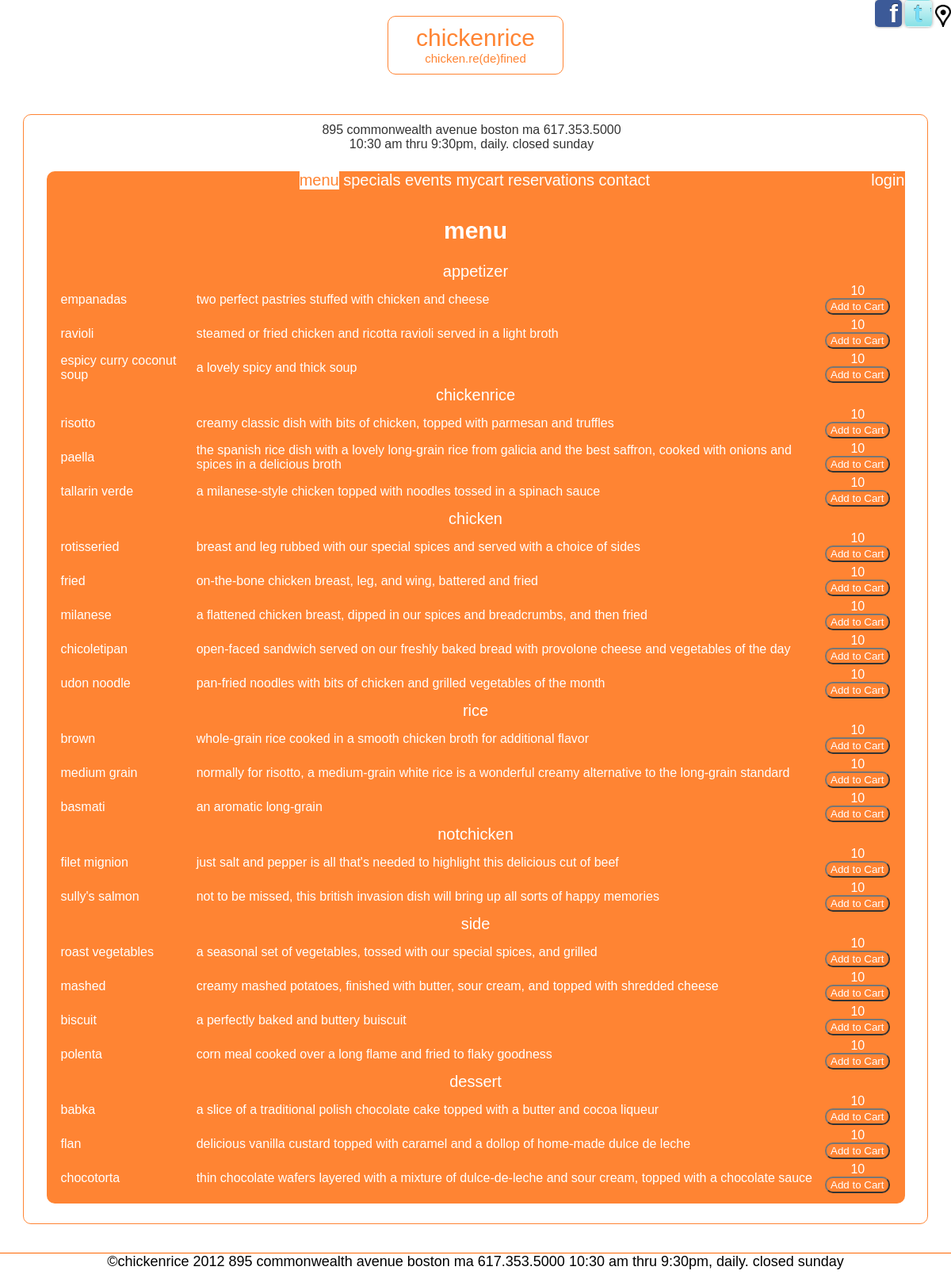
Page /menu/index.php on the committed database.
### tables this page shows
CREATE TABLE IF NOT EXISTS `menu` (
  `id` int(10) NOT NULL AUTO_INCREMENT,
  `menuType` int(10) NOT NULL,
  `foodItem` int(10) NOT NULL,
  `price` int(5) NOT NULL,
  `cost` int(5) NOT NULL,
  `specialDay` varchar(1) NULL,
  PRIMARY KEY (`id`),
  KEY `menuType` (`menuType`),
  KEY `foodItem` (`foodItem`)
);

CREATE TABLE IF NOT EXISTS `menutype` (
  `id` int(10) NOT NULL AUTO_INCREMENT,
  `name` varchar(25) NOT NULL,
  PRIMARY KEY (`id`)
);

CREATE TABLE IF NOT EXISTS `food` (
  `id` int(10) NOT NULL AUTO_INCREMENT,
  `name` varchar(25) NOT NULL,
  `description` varchar(255) NOT NULL,
  `isSpecial` varchar(1) NOT NULL DEFAULT 'N',
  `isVegetarian` varchar(1) NOT NULL DEFAULT 'N',
  `imageName` varchar(255) NULL,
  PRIMARY KEY (`id`)
);

### model/database.php (called while the page is built, shortened)
<?php
class Database {
    private static $dsn = 'mysql:host=localhost;dbname=chickenrice';
    private static $username = 'rkilarski';
    private static $password = 'password';
    private static $db;
    public static function getDB () {
        if (!isset(self::$db)) {
            try {
                self::$db = new PDO(self::$dsn,
                                     self::$username,
                                     self::$password);
            } catch (PDOException $e) {
                $error_message = $e->getMessage();
                include('../errors/database_error.php');
                exit();
            }
        }
        return self::$db;
    }
}
?>

### model/menu.php (called while the page is built, shortened)
<?php
class Menu{
	private $menuType;
	private $foodName;
	private $description;
	private $price;
	public function getMenuType(){
		return $this->menuType;
	}
	public function getFoodName(){
		return $this->foodName;
	}
	public function getDescription(){
		return $this->description;
	}
	public function getPrice(){
		return $this->price;
	}
	public static function getMenu($db) {
		$sql="SELECT
				m.id as menuId,
				t.name as menuType,
				f.name as foodName,
				f.description as description,
				f.isVegetarian as vegetarian,
				m.price as price,
				'' as specialday
				FROM `menu` m JOIN `menutype` t ON m.menuType=t.id
									JOIN `food` f ON m.foodItem=f.id";
		$statement= $db->prepare($sql);
		$statement->execute();
		$rows = $statement->fetchAll();
		$menu = array();
		foreach ($rows as $row) {
			$d = new Menu($db);
			$d->init($row);
			array_push($menu,$d);
		}
		return $menu;
	}
	private function init($row){
		$this->menuType = $row['menuType'];
		$this->foodName = $row['foodName'];
		$this->description = $row['description'];
		$this->price = $row['price'];
	}
}
?>

### menu/menu.php (the view, shortened to what this page needs)
<?php
	include("../include/header.php");
?>
<h1>menu</h1>
<table>
<?php
	$previousType='';
	foreach($menu as $menuItem){
		if($previousType!=$menuItem->getMenuType()){
			$previousType=$menuItem->getMenuType();
			echo "<tr><td colspan=\"3\" class=\"menuheader\">$previousType</td></tr>";
		}
		$foodName=$menuItem->getFoodName();
		$desc=$menuItem->getDescription();
		$price=$menuItem->getPrice();
		echo "<tr><td class=\"menuitem\">$foodName</td>";
		echo "<td class=\"menudesc\">$desc</td>";
		echo "<td class=\"menuprice\">$price<br> <input type=\"button\" value=\"Add to Cart\"></td></tr>";
	}
?>
</table>
<?php include("../include/footer.php"); ?>

### menu/index.php (shortened to what this page needs)
<?php
require_once('../model/database.php');
require_once('../model/menu.php');
if (isset($_POST['action'])) {
	$action = $_POST['action'];
} else if (isset($_GET['action'])) {
	$action = $_GET['action'];
} else {
	$action = 'menu';
}
switch ($action) {
	case 'menu':
		$menu=Menu::getMenu(Database::getDB());
		include('menu.php');
		break;
}
?>

### include/header.php (shortened to what this page needs)
<!DOCTYPE html>
<html>
<head>
<link type="text/css" rel="stylesheet" href="../css/styles.css">
</head>
<body>
	<div id="bodywrapper">
		<div id="logo">
			<a href="../index.php">
			<span id="largerestaurantname">chickenrice</span><br> <span
				id="tagline">chicken.re(de)fined</span>
			</a>
		</div>
		<div id="favorites">
			<ul>
				<li class="facebook"><a href="#non" title="like us on facebook">Facebook</a></li>
				<li class="twitter"><a href="#non" title="follow us on twitter">Twitter</a></li>
				<li><img src="../img/map.png" width="20px" alt="find us on a map"></li>
			</ul>
		</div>
		<div id="outerframe">
		<?php
			include("../include/location.php");
		?>
			<div id="innerframe">
				<?php include("../include/nav.php") ?>
				<div id="content">

### include/location.php
<div id="location">
	<a href="#" alt="find us on a map">895 commonwealth avenue boston ma</a> 617.353.5000<br>
	10:30 am thru 9:30pm, daily. closed sunday
</div>

### include/nav.php (shortened to what this page needs)
<ul class="navigation">
  <li class="highlight"><a href="../index.php?action=menu">menu</a></li>
  <li><a href="../index.php?action=specials">specials</a></li>
  <li><a href="../index.php?action=events">events</a></li>
  <li><a href="../index.php?action=cart">mycart</a></li>
  <li><a href="../index.php?action=reservations">reservations</a></li>
  <li><a href="../index.php?action=contact">contact</a></li>
<?php
        if (isset($_SESSION['isloggedin'])){
		$isLoggedIn=$_SESSION['isloggedin'];
	}else {
		$isLoggedIn=false;
	}
	if ($isLoggedIn){
		echo '<li class="login"><a href="../index.php?action=logoff">logoff</a></li>';
	}else {
		echo '<li class="login"><a href="../index.php?action=login">login</a></li>';
	}
 ?>
 </ul>

### include/footer.php
				</div>
			</div>
		</div>
	</div>
	<footer>
	&copy;chickenrice 2012 895 commonwealth avenue boston ma 617.353.5000 10:30 am thru 9:30pm, daily. closed sunday
	</footer>
</body>
</html>

### css/styles.css (style rules this page uses)
* { font-family: Arial, sans-serif; color: #FFFFFF; }
a { text-decoration: none; }
html { height: 100%; }
body { background-color: #000000; margin: 0; height: 100%; min-height: 100%; padding-bottom: 18px; scrollbar-base-color: #FF6600; scrollbar-arrow-color: #FF6600; scrollbar-DarkShadow-Color: #FF6600; background: url("img/bg/bg-01.jpg") no-repeat fixed center center; filter: progid:DXImageTransform.Microsoft.AlphaImageLoader(src="img/bg/bg-01.jpg", sizingMethod="scale" ); -webkit-background-size: cover; -moz-background-size: cover; -o-background-size: cover; background-size: cover; scrollbar-arrow-color: #FF6600; scrollbar-DarkShadow-Color: #FF6600; }
h1 { font-size: 30px; }
h1,h2 { clear: both; text-align: center; }
input { background-color: #FF6600; color: #FFFFFF; padding-left: 5px; }
table { margin-left: auto; margin-right: auto; }
footer { background-color: #FFFFFF; color: #000000; width: 100%; height: 2em; text-align: center; font-weight: normal; font-size: 18px; border-top: 1px solid #FF6600; }
select,input,#innerframe,#outerframe,#logo { -webkit-border-radius: 10px; -moz-border-radius: 10px; -khtml-border-radius: 10px; border-radius: 10px; }
#logo { width: 200px; margin: auto; text-align: center; background-color: #FFFFFF; color: #FF6600; padding: 10px 10px 10px 10px; margin-top: 20px; }
#largerestaurantname { font-size: 30px; color: #FF6600; }
#tagline { font-size: 15px; color: #FF6600; }
#content { float: clear; margin: 5px 5px 5px 5px; padding: 10px 10px 10px 10px; }
#outerframe,#logo { opacity: 0.80; filter: alpha(opacity = 80); border: 1px solid #FF6600; }
#innerframe { width: 95%; height: 100%; min-height: 100px; background-color: #FF6600; margin: 25px auto; }
#outerframe { width: 95%; margin: 50px auto; background-color: #FFFFFF; }
#bodywrapper { min-height: 100%; height: auto !important; height: 100%; margin: 0 auto -2em; padding-bottom: 18px; }
#location { text-align: center; color: #000000; padding-top: 10px; padding-right: 10px; }
#location a { color: #000000; }
.menuheader { text-align: center; font-size: 20px; margin-bottom: 20px; margin-top: 20px; }
.menuprice { text-align: center; color: #FFFFFF; }
.navigation { text-align: center; font-size: 20px; margin: 0px; }
ul.navigation { list-style: none; }
ul.navigation li { display: inline-block; background: #FF6600; margin: 0px; }
ul.navigation li.highlight { background-color: #FFFFFF; }
ul.navigation li.highlight a { color: #FF6600; cursor: default; }
.login { float: right; margin-right: 10px; }
.facebook a { position: relative; border-color: #3c5a98; text-transform: lowercase; text-indent: 17px; letter-spacing: 5px; font-weight: bold; font-size: 32px; line-height: 33px; color: #fff; background: #3c5a98; -moz-box-shadow: 0 0 4px rgba(0, 0, 0, 0.4); -webkit-box-shadow: 0 0 4px rgba(0, 0, 0, 0.4); box-shadow: 0 0 4px rgba(0, 0, 0, 0.4); }
.twitter a { position: relative; border-color: #a8eaec; text-transform: lowercase; text-indent: 10px; letter-spacing: 10px; font: bold 32px/1 Tahoma, sans-serif; line-height: 33px; color: #76DDF8; background: #daf6f7; text-shadow: 3px 3px 1px #fff, -3px -3px 1px #fff, 3px -3px 1px #fff, -3px 3px 1px #fff; -moz-box-shadow: 0 0 4px rgba(0, 0, 0, 0.4); -webkit-box-shadow: 0 0 4px rgba(0, 0, 0, 0.4); box-shadow: 0 0 4px rgba(0, 0, 0, 0.4); background: -webkit-gradient(linear, left top, left bottom, from(#dbf7f8), to(#88e1e6) ); background: -moz-linear-gradient(top, #dbf7f8, #88e1e6); }
#favorites { position: absolute; top: 0px; right: 0px; }
#favorites ul { list-style: none; padding: 0; margin: 0; overflow: hidden; font: 0.875em/1 Arial, sans-serif; }
#favorites ul li { display: inline-block; }
#favorites ul li a { display: block; width: 32px; height: 32px; overflow: hidden; border: 1px solid transparent; line-height: 32px; text-decoration: none; text-shadow: 0 -1px 0 rgba(0, 0, 0, 0.5); -moz-border-radius: 5px; -webkit-border-radius: 5px; border-radius: 5px; }

### rows in the picture
menu: menuType.name "appetizer", foodItem.name "empanadas", foodItem.description "two perfect pastries stuffed with chicken and cheese", price "10"
menu: foodItem.name "ravioli", foodItem.description "steamed or fried chicken and ricotta ravioli served in a light broth", price "10"
menu: foodItem.name "espicy curry coconut soup", foodItem.description "a lovely spicy and thick soup", price "10"
menu: menuType.name "chickenrice", foodItem.name "risotto", foodItem.description "creamy classic dish with bits of chicken, topped with parmesan and truffles", price "10"
menu: foodItem.name "paella", foodItem.description "the spanish rice dish with a lovely long-grain rice from galicia and the best saffron, cooked with onions and spices in a delicious broth", price "10"
menu: foodItem.name "tallarin verde", foodItem.description "a milanese-style chicken topped with noodles tossed in a spinach sauce", price "10"
menu: menuType.name "chicken", foodItem.name "rotisseried", foodItem.description "breast and leg rubbed with our special spices and served with a choice of sides", price "10"
menu: foodItem.name "fried", foodItem.description "on-the-bone chicken breast, leg, and wing, battered and fried", price "10"
menu: foodItem.name "milanese", foodItem.description "a flattened chicken breast, dipped in our spices and breadcrumbs, and then fried", price "10"
menu: foodItem.name "chicoletipan", foodItem.description "open-faced sandwich served on our freshly baked bread with provolone cheese and vegetables of the day", price "10"
menu: foodItem.name "udon noodle", foodItem.description "pan-fried noodles with bits of chicken and grilled vegetables of the month", price "10"
menu: menuType.name "rice", foodItem.name "brown", foodItem.description "whole-grain rice cooked in a smooth chicken broth for additional flavor", price "10"
menu: foodItem.name "medium grain", foodItem.description "normally for risotto, a medium-grain white rice is a wonderful creamy alternative to the long-grain standard", price "10"
menu: foodItem.name "basmati", foodItem.description "an aromatic long-grain", price "10"
menu: menuType.name "notchicken", foodItem.name "filet mignion", foodItem.description "just salt and pepper is all that's needed to highlight this delicious cut of beef", price "10"
menu: foodItem.name "sully's salmon", foodItem.description "not to be missed, this british invasion dish will bring up all sorts of happy memories", price "10"
menu: menuType.name "side", foodItem.name "roast vegetables", foodItem.description "a seasonal set of vegetables, tossed with our special spices, and grilled", price "10"
menu: foodItem.name "mashed", foodItem.description "creamy mashed potatoes, finished with butter, sour cream, and topped with shredded cheese", price "10"
menu: foodItem.name "biscuit", foodItem.description "a perfectly baked and buttery buiscuit", price "10"
menu: foodItem.name "polenta", foodItem.description "corn meal cooked over a long flame and fried to flaky goodness", price "10"
menu: menuType.name "dessert", foodItem.name "babka", foodItem.description "a slice of a traditional polish chocolate cake topped with a butter and cocoa liqueur", price "10"
menu: foodItem.name "flan", foodItem.description "delicious vanilla custard topped with caramel and a dollop of home-made dulce de leche", price "10"
menu: foodItem.name "chocotorta", foodItem.description "thin chocolate wafers layered with a mixture of dulce-de-leche and sour cream, topped with a chocolate sauce", price "10"
